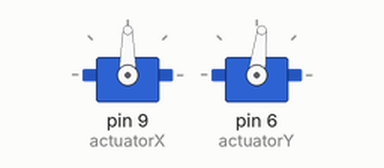
Bench run of a sketch on a simulated Arduino Uno, built with avr-gcc and run on an emulated ATmega328P. Parts: 2 × servo.

Above: at 0.05 s.
At 0.55 s:
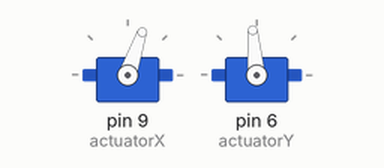
At 1.05 s:
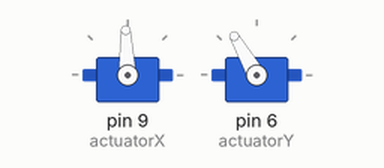
At 2.1 s:
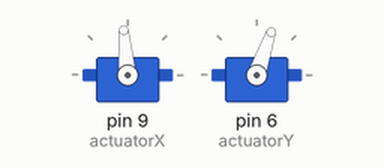
Timing chart, 0 to 4.8 s (numbered marks = the images above):
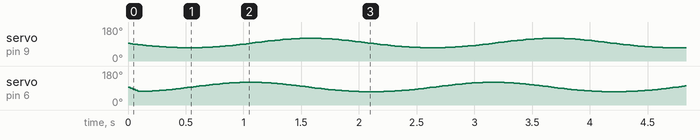

The sketch:

TVC_Delay_Response.ino
```cpp
#include <Servo.h>
Servo actuatorX;
Servo actuatorY;

float motorAngleX = 0;
float motorAngleY = 0;
float motorAngleTargetX = 0;
float motorAngleTargetY = 0;
float servoInputX = 0;
float servoInputY = 0;
float timeStep = 0.1;
float timeSinceStart = 0;
float pi = 3.14159;

void setup() {
  Serial.begin(9600);

  actuatorX.attach(9);
  actuatorY.attach(6);
}

void loop() {
//servo is mad bc flight computer tells it too much too fast; slow down commands

  motorAngleTargetX = 10 * sin(timeSinceStart * pi / 180);

  if (motorAngleTargetX > motorAngleX + 0.06) {
    motorAngleX = motorAngleX + 0.06;
  }
  else if (motorAngleTargetX < motorAngleX - 0.06) {
    motorAngleX = motorAngleX - 0.06;
  }
  else {
    motorAngleX = motorAngleTargetX;
  }

  servoInputX = (0.02 * motorAngleX * motorAngleX) - (2.5 * motorAngleX) + 94;
  actuatorX.write(servoInputX);

  motorAngleTargetY = 10 * cos(timeSinceStart * pi / 180);

  if (motorAngleTargetY > motorAngleY + 0.06) {
    motorAngleY = motorAngleY + 0.06;
  }
  else if (motorAngleTargetY < motorAngleY - 0.06) {
    motorAngleY = motorAngleY - 0.06;
  }
  else {
    motorAngleY = motorAngleTargetY;
  }

  servoInputY = (0.02 * motorAngleY * motorAngleY) - (2.5 * motorAngleY) + 94;
  actuatorY.write(servoInputY);

  timeSinceStart = timeSinceStart + timeStep;
  delay(0);
}
```
